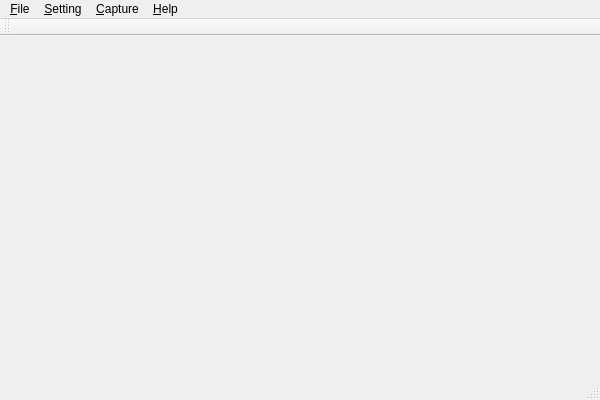
<?xml version="1.0" encoding="UTF-8"?>
<ui version="4.0">
 <class>VMSMainWindowClass</class>
 <widget class="QMainWindow" name="VMSMainWindowClass">
  <property name="geometry">
   <rect>
    <x>0</x>
    <y>0</y>
    <width>600</width>
    <height>400</height>
   </rect>
  </property>
  <property name="windowTitle">
   <string>VMSMainWindow</string>
  </property>
  <widget class="QWidget" name="videoViewWidget"/>
  <widget class="QMenuBar" name="menuBar">
   <property name="geometry">
    <rect>
     <x>0</x>
     <y>0</y>
     <width>600</width>
     <height>20</height>
    </rect>
   </property>
   <widget class="QMenu" name="menu_File">
    <property name="title">
     <string>&amp;File</string>
    </property>
    <addaction name="action_Exit"/>
   </widget>
   <widget class="QMenu" name="menu_Help">
    <property name="title">
     <string>&amp;Help</string>
    </property>
    <addaction name="action_About"/>
   </widget>
   <widget class="QMenu" name="menu_Setting">
    <property name="title">
     <string>&amp;Setting</string>
    </property>
    <addaction name="action_Options"/>
   </widget>
   <widget class="QMenu" name="menu_Capture">
    <property name="title">
     <string>&amp;Capture</string>
    </property>
    <addaction name="actionTake_Photo"/>
    <addaction name="action_Delete"/>
   </widget>
   <addaction name="menu_File"/>
   <addaction name="menu_Setting"/>
   <addaction name="menu_Capture"/>
   <addaction name="menu_Help"/>
  </widget>
  <widget class="QToolBar" name="mainToolBar">
   <attribute name="toolBarArea">
    <enum>TopToolBarArea</enum>
   </attribute>
   <attribute name="toolBarBreak">
    <bool>false</bool>
   </attribute>
  </widget>
  <widget class="QStatusBar" name="statusBar"/>
  <action name="action_Exit">
   <property name="text">
    <string>&amp;Exit</string>
   </property>
  </action>
  <action name="action_About">
   <property name="text">
    <string>&amp;About</string>
   </property>
  </action>
  <action name="action_Options">
   <property name="text">
    <string>&amp;Options</string>
   </property>
  </action>
  <action name="actionTake_Photo">
   <property name="text">
    <string>Take &amp;Photo</string>
   </property>
  </action>
  <action name="action_Delete">
   <property name="text">
    <string>&amp;Delete</string>
   </property>
  </action>
 </widget>
 <layoutdefault spacing="6" margin="11"/>
 <resources/>
 <connections/>
</ui>
